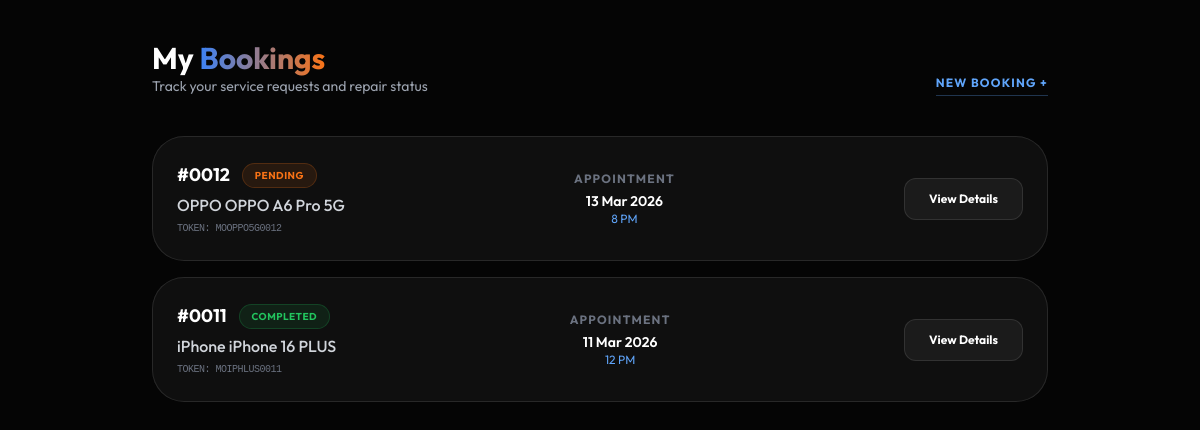
The app's page /bookings/my-bookings/ (signed in), older data.
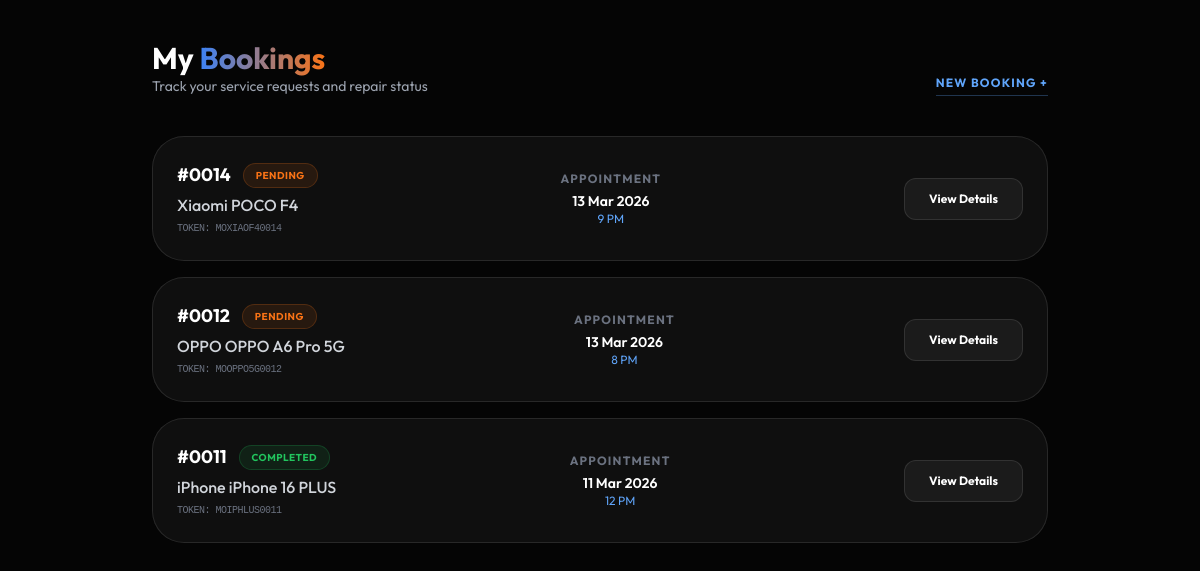
The same page, newer data.
### Bookings/models.py (models this page shows, shortened)
class Booking(models.Model):
    STATUS_CHOICES = [
        ('pending', 'Pending'),
        ('assigned', 'Technician Assigned'),
        ('in_progress', 'In Progress'),
        ('completed', 'Completed'),
        ('cancelled', 'Cancelled'),
    ]
    status = models.CharField(max_length=20, choices=STATUS_CHOICES, default='pending')
    user = models.ForeignKey('Accounts.MyUser', on_delete=models.CASCADE)
    service_type = models.CharField(max_length=100)
    service_name = models.CharField(max_length=200)
    model = models.CharField(max_length=100)
    purpose = models.CharField(max_length=100)
    description = models.TextField()
    phone = models.CharField(max_length=15, blank=True, null=True)
    booking_date = models.DateTimeField()
    created_at = models.DateTimeField(auto_now_add=True)
    sequence_number = models.PositiveIntegerField(unique=True, editable=False)
    token = models.CharField(max_length=30, editable=False, null=True, blank=True)
    order_id = models.CharField(max_length=10, editable=False, null=True, blank=True)

### Bookings/views.py (the view)
# urls.py: path('my-bookings/', my_bookings, name='my_bookings'),
@login_required
def my_bookings(request):
    bookings = Booking.objects.filter(user=request.user).order_by('-created_at')
    context = {
        'bookings': bookings,
    }
    return render(request, 'Bookings/my_bookings.html', context)

### templates/Bookings/my_bookings.html (shortened to what this page needs)
<!DOCTYPE html>
<html lang="en">
<head>
    <script src="https://cdn.tailwindcss.com"></script>
</head>
<body class="py-10 px-4">
    <div class="max-w-4xl mx-auto">
        <header class="mb-10 flex justify-between items-end">
            <div>
                <h1 class="text-3xl font-bold">My <span class="brand-gradient">Bookings</span></h1>
                <p class="text-gray-400 text-sm">Track your service requests and repair status</p>
            </div>
            <a href="/" class="text-xs font-bold text-blue-400 uppercase tracking-widest border-b border-blue-400/30 pb-1">New Booking +</a>
        </header>
        <div class="space-y-4">
            {% for booking in bookings %}
            <div class="glass-card p-6 rounded-[2rem] flex flex-col md:flex-row justify-between items-start md:items-center gap-6">
                <div class="space-y-1">
                    <div class="flex items-center gap-3">
                        <span class="text-lg font-bold">{{ booking.order_id }}</span>
                        <span class="px-3 py-1 rounded-full text-[10px] font-bold uppercase tracking-wider status-{{ booking.status }}">
                            {{ booking.get_status_display }}
                        </span>
                    </div>
                    <p class="text-gray-300 font-medium">{{ booking.service_name }} {{ booking.model }}</p>
                    <p class="text-[10px] text-gray-500 font-mono tracking-tighter uppercase">Token: {{ booking.token }}</p>
                </div>
                <div class="text-left md:text-center">
                    <p class="text-xs text-gray-500 uppercase font-bold tracking-widest mb-1">Appointment</p>
                    <p class="text-sm font-semibold">{{ booking.booking_date|date:"d M Y" }}</p>
                    <p class="text-xs text-blue-400">{{ booking.booking_date|date:"f A" }}</p>
                </div>
                <div class="flex gap-2 w-full md:w-auto">
                    <a href="{% url 'booking_success' booking.token %}" class="flex-1 md:flex-none bg-white/5 hover:bg-white/10 border border-white/10 px-6 py-3 rounded-xl text-xs font-bold transition-all text-center">
                        View Details
                    </a>
                </div>
            </div>
            {% endfor %}
        </div>
    </div>
</body>
</html>

### templates/Bookings/my_bookings.html (style rules this page uses)
:root { --bg-dark: #050505; --blue-glow: #3b82f6; --orange-glow: #f97316; }
body { background-color: var(--bg-dark); color: white; font-family: 'Outfit', sans-serif; }
.glass-card { background: rgba(20, 20, 20, 0.7); backdrop-filter: blur(12px); border: 1px solid rgba(255, 255, 255, 0.1); }
.brand-gradient { background: linear-gradient(to right, #3b82f6, #f97316); -webkit-background-clip: text; -webkit-text-fill-color: transparent; }
.status-pending { background: rgba(249, 115, 22, 0.1); color: #f97316; border: 1px solid rgba(249, 115, 22, 0.2); }
.status-completed { background: rgba(34, 197, 94, 0.1); color: #22c55e; border: 1px solid rgba(34, 197, 94, 0.2); }

Row changes from the older to the newer data that the page shows:
added Booking: order_id "#0014", status "PENDING", service_name "Xiaomi", model "POCO F4", token "MOXIAOF40014", booking_date "13 Mar 2026", booking_date "9 PM"
